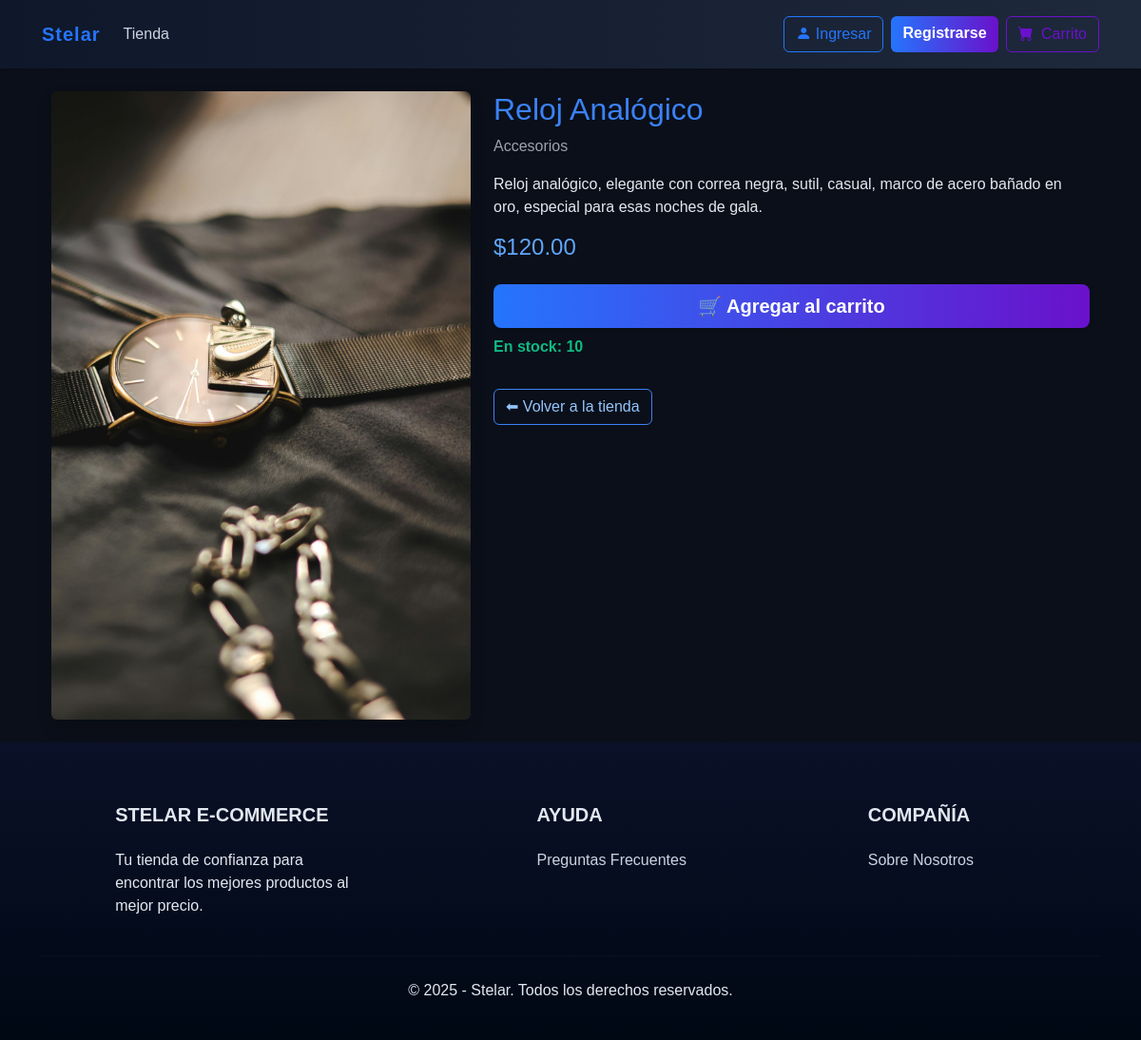
Screenshot of /product/2/ with the database file from the repository.
### store/models.py (models this page shows, shortened)
class Product(models.Model):
    name = models.CharField(max_length=60)
    price = models.DecimalField(max_digits=10, decimal_places=2, default=0.00)
    category = models.ForeignKey(Category, on_delete=models.CASCADE, default=1)
    description = models.CharField(max_length=250, default='', blank=True, null=True)
    image = models.ImageField(upload_to='uploads/products/', blank=True, null=True)
    stock = models.PositiveIntegerField(default=10)   # 🆕 NUEVO CAMPO: control de inventario

class Category(models.Model):
    name = models.CharField(max_length=50)

### store/views/product_detail.py (the view)
# urls.py: path('product/<int:product_id>/', product_detail, name='product_detail'),
def product_detail(request, product_id):
    product = get_object_or_404(Product, id=product_id)
    return render(request, 'product_detail.html', {'product': product})

### store/templates/product_detail.html (shortened to what this page needs)
{% extends 'base.html' %}
{% block content %}
<div class="container mt-4 text-light">
  <div class="row">
    <div class="col-md-5 position-relative">
      <img src="{{ product.image.url }}" alt="{{ product.name }}" class="img-fluid rounded shadow">
    </div>
    <div class="col-md-7">
      <h2 class="text-primary">{{ product.name }}</h2>
      <p class="text-muted">{{ product.category.name }}</p>
      <p>{{ product.description }}</p>
      <h4 class="text-info mb-4">${{ product.price }}</h4>
      {% if product.stock > 0 %}
        <form action="{% url 'cart-action' %}" method="POST">
          <button type="submit" class="btn btn-primary btn-lg w-100 shadow-sm border-0">
            🛒 Agregar al carrito
          </button>
        </form>
        <p class="mt-2 text-success fw-semibold">En stock: {{ product.stock }}</p>
      {% else %}
        <p class="text-warning fw-semibold">Producto agotado</p>
        <button class="btn btn-secondary btn-lg w-100" disabled>Agotado</button>
      {% endif %}
      <a href="{% url 'store' %}" class="btn btn-outline-light mt-3">⬅ Volver a la tienda</a>
    </div>
  </div>
</div>
{% endblock %}

### store/static/store/css/style.css (style rules this page uses)
body { font-family: Arial, sans-serif; margin: 0; padding: 0; background-color: #f4f4f4; color: #333; }
a { text-decoration: none; color: inherit; }

### store/templates/base.html (style rules this page uses)
:root { --color-fondo: #0d1b2a; --color-primario: #2575fc; --color-secundario: #6a11cb; --color-texto: #e0e0e0; --color-nav: #1b263b; --color-footer: #0a1128; --color-boton-hover: #1d4ed8; }
body { background-color: var(--color-fondo); color: var(--color-texto); }
.btn-primary { background: linear-gradient(90deg, var(--color-primario), var(--color-secundario)); border: none; font-weight: bold; }
body, p, span, label, th, td, h1, h2, h3, h4, h5, h6 { color: #e2e8f0 !important; }
::placeholder { color: #9ca3af !important; }

### store/templates/product_detail.html (style rules this page uses)
body { background-color: #0b0f19; color: #e5e7eb; }
img.img-fluid { border-radius: 12px; box-shadow: 0 0 20px rgba(59, 130, 246, 0.2); background-color: #111827; }
.btn-primary { background-color: #3b82f6; color: #fff; transition: 0.3s; }
.btn-outline-light { border: 1px solid #3b82f6; color: #93c5fd; transition: 0.3s; }
.text-primary { color: #3b82f6 !important; }
.text-info { color: #60a5fa !important; }
.text-muted { color: #9ca3af !important; }
.text-success { color: #10b981 !important; }

### rows the page displays
Product: image (picture), name "Reloj Analógico", category.name "Accesorios", description "Reloj analógico, elegante con correa negra, sutil, casual, marco de acero bañado en oro, especial para esas noches de gala.", price "120.00", stock "10"
